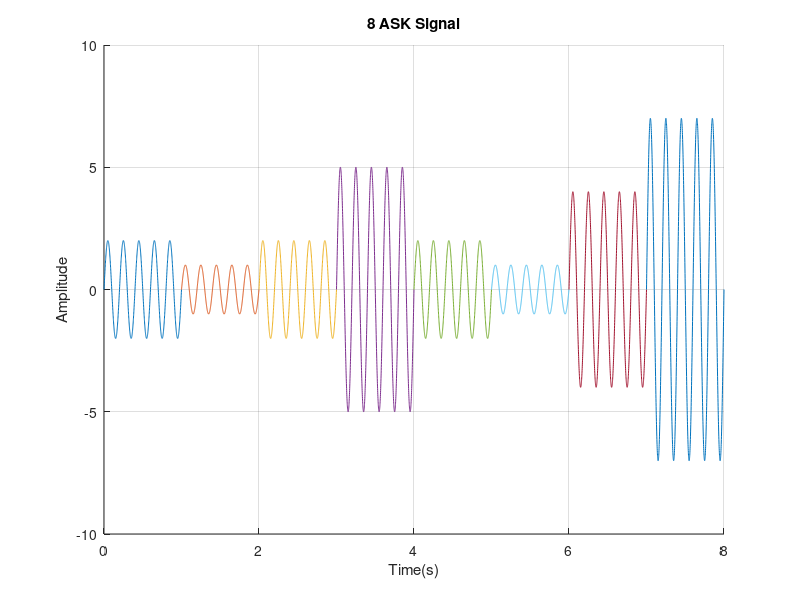

Write the MATLAB code that produced this figure.
close all;
clc;
fs = 1000;
t0 = 0:1/fs:1;
fc = 5;
x = [2 1 2 5 2 1 4 7];

hold on;
grid on;
title('8 ASK Signal');
xlabel('Time(s)');
ylabel('Amplitude');

for i = 1:length(x)
    t = t0 + (i-1);

    if x(i) == 0
        ask= 0 * sin(2*pi*fc*t);
    elseif x(i) == 1
        ask= 1 * sin(2*pi*fc*t);
    elseif x(i) == 2
        ask= 2 * sin(2*pi*fc*t);
    elseif x(i) == 3
        ask= 3 * sin(2*pi*fc*t);
    elseif x(i) == 4
        ask= 4 * sin(2*pi*fc*t);
    elseif x(i) == 5
        ask= 5 * sin(2*pi*fc*t);
    elseif x(i) == 6
        ask= 6 * sin(2*pi*fc*t);
    else   
        ask = 7 * sin(2*pi*fc*t);
    end

    plot(t,ask);
end
